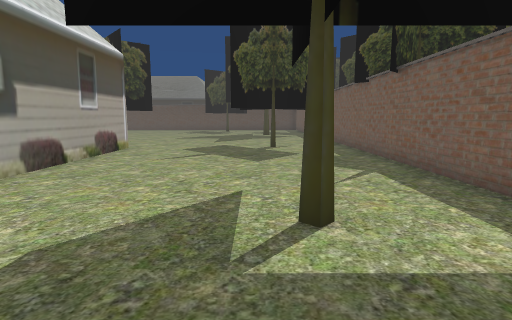
[1] (above)

17 first-person views from a walk through a scene from a Unity 3-D project. The camera is 1.2 m above the floor, tilts 8° down and sees 80° across. The floor is counted in squares, 1 m on a side. Each view is taken from the middle of a square. On the plan, view 1 faces up. The plan holds only what a view shows up to about 13 squares ahead; the rest is blank. The place goes on beyond the plan. The player is left out. Some animated figures are not drawn. Door leaves are left out, so doorways stand open.

[2]
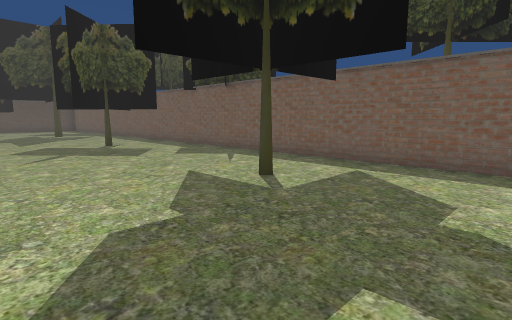

[3]
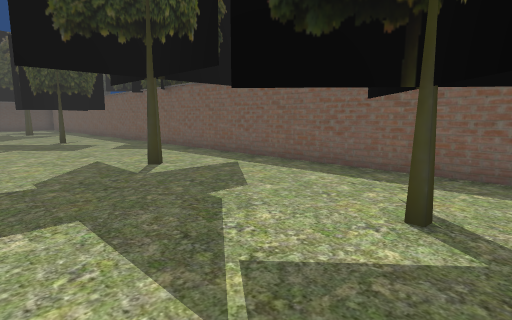

[4]
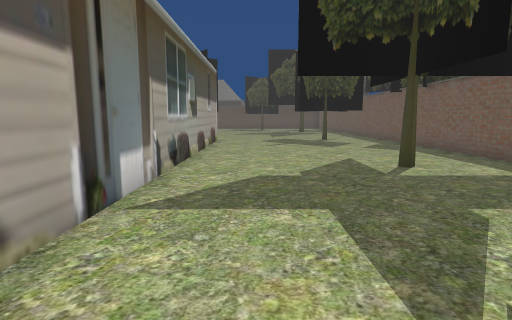

[5]
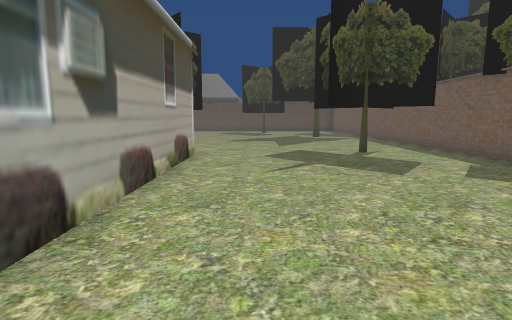

[6]
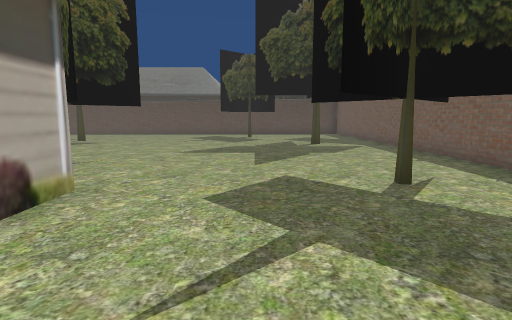

[7]
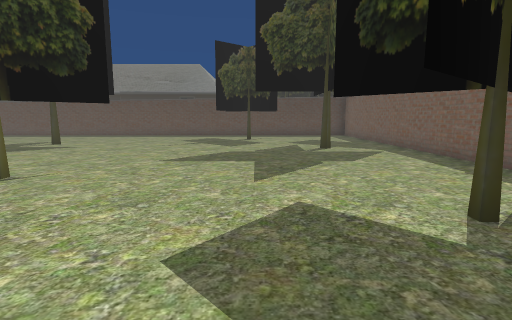

[8]
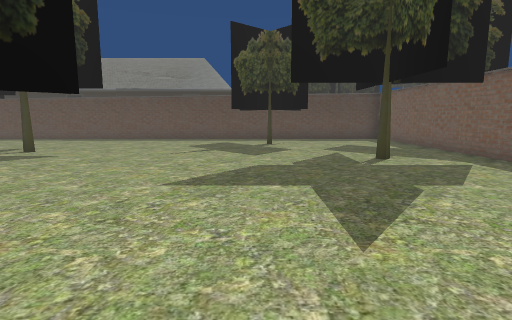

[9]
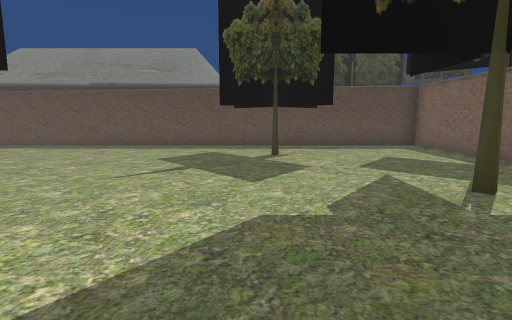

[10]
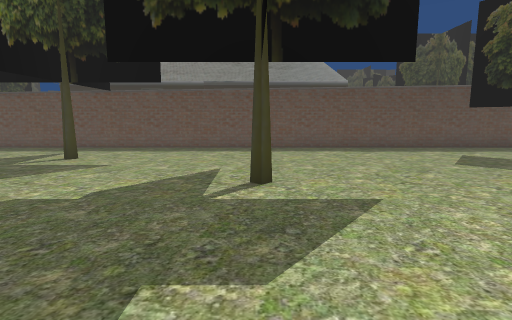

[11]
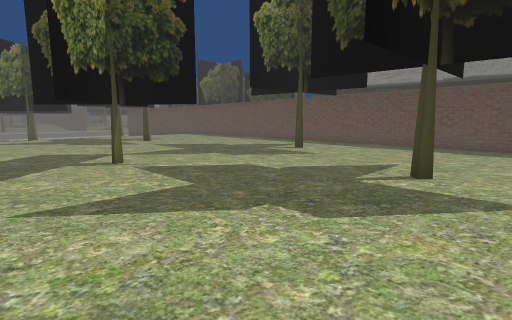

[12]
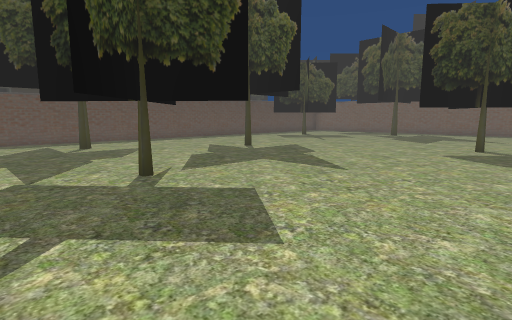

[13]
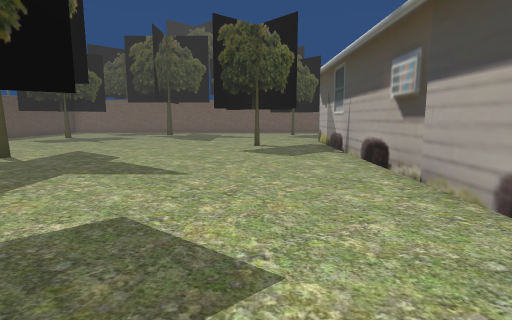

[14]
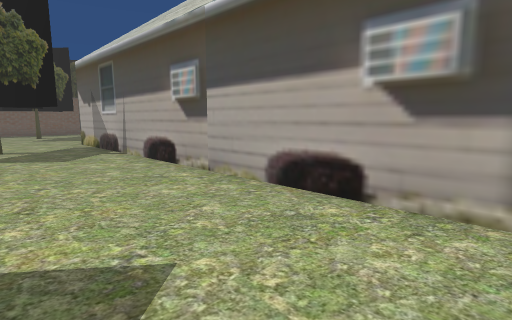

[15]
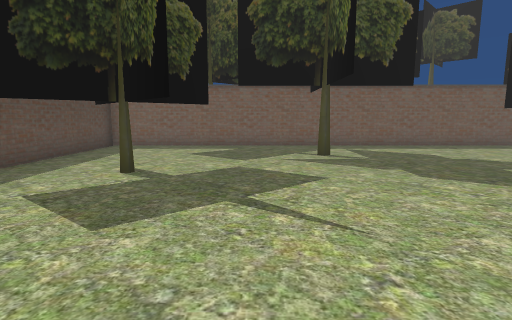

[16]
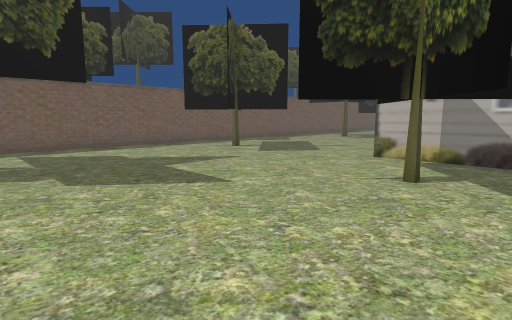

[17]
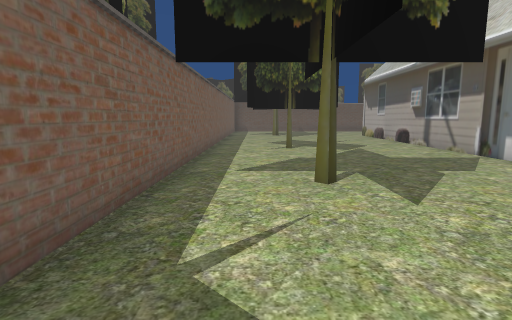

### Floor plan
Key: @ floor where view 1 was taken; # wall or solid block; . floor; T thing the floor can be seen under or through.
Columns run from 20 left of view 1 to 4 right of it. Each row starts with its distance up from view 1.
 29 #########################
 28 ........................#
 27 .................T.T....#
 26  ...#............TT.....#
 25  ................TT.....#
 24  ...............T..T....#
 23 .........#..............#
 22 ........................#
 21 .#...................#..#
 20 ..T.T...................#
 19 ...T....................#
 18 ..#.T...................#
 17 ........................#
 16 ............#.T.........#
 15 .............T..........#
 14 ............TTT....T..#.#
 13 ...........# .......TT..#
 12 ################....TT..#
 11                #...T..T.#
 10                #........#
  9                #........#
  8                #........#
  7                #........#
  6                #........#
  5                #........#
  4                #........#
  3                #.....#..#
  2                #........#
  1                #........#
  0                #....@...#
 -1                #... ....#
 -2                #....T.T.#
 -3                #.....T..#
 -4                #... T T.#

Where each view was taken, in squares from view 1:
view 1: 0 up, 0 right, facing up
view 2: 1 down, 4 left, facing up-right
view 3: 4 down, 3 left, facing up-right
view 4: 4 down, 3 left, facing up
view 5: 2 up, 3 left, facing up
view 6: 7 up, 2 left, facing up
view 7: 9 up, 2 left, facing up
view 8: 12 up, 3 left, facing up
view 9: 16 up, 3 left, facing up
view 10: 17 up, 11 left, facing up
view 11: 16 up, 9 left, facing up-left
view 12: 13 up, 20 left, facing up-right
view 13: 15 up, 20 left, facing right
view 14: 16 up, 20 left, facing down-right
view 15: 23 up, 9 left, facing right
view 16: 21 up, 9 left, facing down-right
view 17: 9 up, 2 right, facing down
